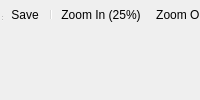
<?xml version="1.0" encoding="UTF-8"?>
<ui version="4.0">
 <class>AdjustImage</class>
 <widget class="QWidget" name="AdjustImage">
  <property name="windowTitle">
   <string>AdjustImage</string>
  </property>
  <property name="autoFillBackground">
   <bool>false</bool>
  </property>
  <property name="sizePolicy">
    <sizepolicy hsizetype="Expanding" vsizetype="Expanding">
      <horstretch>0</horstretch>
      <verstretch>0</verstretch>
    </sizepolicy>
  </property>
  <widget class="QToolBar" name="mainToolBar">
   <attribute name="toolBarBreak">
    <bool>false</bool>
   </attribute>
   <addaction name="actionSave"/>
   <addaction name="separator"/>
   <addaction name="actionZoomIn"/>
   <addaction name="actionZoomOut"/>
   <addaction name="actionZoomToFit"/>
   <addaction name="separator"/>
   <addaction name="actionUndo"/>
   <addaction name="actionRedo"/>
   <addaction name="separator"/>
   <addaction name="actionRotateLeft"/>
   <addaction name="actionRotateRight"/>
   <addaction name="separator"/>
   <addaction name="actionCrop"/>
   <addaction name="actionResizeImage"/>
  </widget>
  <widget class="QStatusBar" name="statusBar">
   <property name="enabled">
    <bool>true</bool>
   </property>
  </widget>
  <action name="actionZoomIn">
   <property name="icon">
    <iconset resource="../Resource_Files/main/main.qrc">
     <normaloff>:/main/zoom-in.svg</normaloff>:/main/zoom-in.svg</iconset>
   </property>
   <property name="text">
    <string>Zoom &amp;In (25%)</string>
   </property>
   <property name="toolTip">
    <string>Zoom in on the image.</string>
   </property>
  </action>
  <action name="actionZoomOut">
   <property name="icon">
    <iconset resource="../Resource_Files/main/main.qrc">
     <normaloff>:/main/zoom-out.svg</normaloff>:/main/zoom-out.svg</iconset>
   </property>
   <property name="text">
    <string>Zoom Out (25%)</string>
   </property>
   <property name="toolTip">
    <string>Zoom out on the image.</string>
   </property>
  </action>
  <action name="actionRotateLeft">
   <property name="icon">
    <iconset resource="../Resource_Files/main/main.qrc">
     <normaloff>:/main/rotate-left.svg</normaloff>:/main/rotate-left.svg</iconset>
   </property>
   <property name="text">
    <string>Rotate Left</string>
   </property>
   <property name="toolTip">
    <string>Rotate image 90 degrees left (counter-clockwise).</string>
   </property>
  </action>
  <action name="actionRotateRight">
   <property name="icon">
    <iconset resource="../Resource_Files/main/main.qrc">
     <normaloff>:/main/rotate-right.svg</normaloff>:/main/rotate-right.svg</iconset>
   </property>
   <property name="text">
    <string>Rotate Right</string>
   </property>
   <property name="toolTip">
    <string>Rotate image 90 degrees right (clockwise).</string>
   </property>
  </action>
  <action name="actionCrop">
   <property name="icon">
    <iconset resource="../Resource_Files/main/main.qrc">
     <normaloff>:/main/crop.svg</normaloff>:/main/crop.svg</iconset>
   </property>
   <property name="text">
    <string>Crop</string>
   </property>
   <property name="toolTip">
    <string>Crop image Mode: Use Enter to Crop to selection and Escape to abort crop</string>
   </property>
  </action>
  <action name="actionSave">
   <property name="icon">
    <iconset resource="../Resource_Files/main/main.qrc">
     <normaloff>:/main/document-save.svg</normaloff>:/main/document-save.svg</iconset>
   </property>
   <property name="text">
    <string>Save</string>
   </property>
   <property name="toolTip">
    <string>Save image changes to the Epub.</string>
   </property>
  </action>
  <action name="actionShowToolbar">
   <property name="checkable">
    <bool>true</bool>
   </property>
   <property name="checked">
    <bool>true</bool>
   </property>
   <property name="text">
    <string>Show Toolbar</string>
   </property>
   <property name="shortcut">
    <string>Ctrl+I</string>
   </property>
  </action>
  <action name="actionResizeImage">
   <property name="icon">
    <iconset resource="../Resource_Files/main/main.qrc">
     <normaloff>:/main/resize.svg</normaloff>:/main/resize.svg</iconset>
   </property>
   <property name="text">
    <string>Resize Image</string>
   </property>
   <property name="toolTip">
    <string>Resize image.</string>
   </property>
  </action>
  <action name="actionUndo">
   <property name="icon">
    <iconset resource="../Resource_Files/main/main.qrc">
     <normaloff>:/main/edit-undo.svg</normaloff>:/main/edit-undo.svg</iconset>
   </property>
   <property name="text">
    <string>Undo</string>
   </property>
   <property name="toolTip">
    <string>Undo last change.</string>
   </property>
  </action>
  <action name="actionRedo">
   <property name="icon">
    <iconset resource="../Resource_Files/main/main.qrc">
     <normaloff>:/main/edit-redo.svg</normaloff>:/main/edit-redo.svg</iconset>
   </property>
   <property name="text">
    <string>Redo</string>
   </property>
   <property name="toolTip">
    <string>Redo last change.</string>
   </property>
  </action>
  <action name="actionZoomToFit">
   <property name="icon">
    <iconset resource="../Resource_Files/main/main.qrc">
     <normaloff>:/main/zoom-to-window.svg</normaloff>:/main/zoom-to-window.svg</iconset>
   </property>
   <property name="text">
    <string>Zoom To Fit</string>
   </property>
   <property name="toolTip">
    <string>Zoom image to fit.</string>
   </property>
  </action>
 </widget>
 <layoutdefault spacing="6" margin="11"/>
 <resources/>
 <connections/>
</ui>
